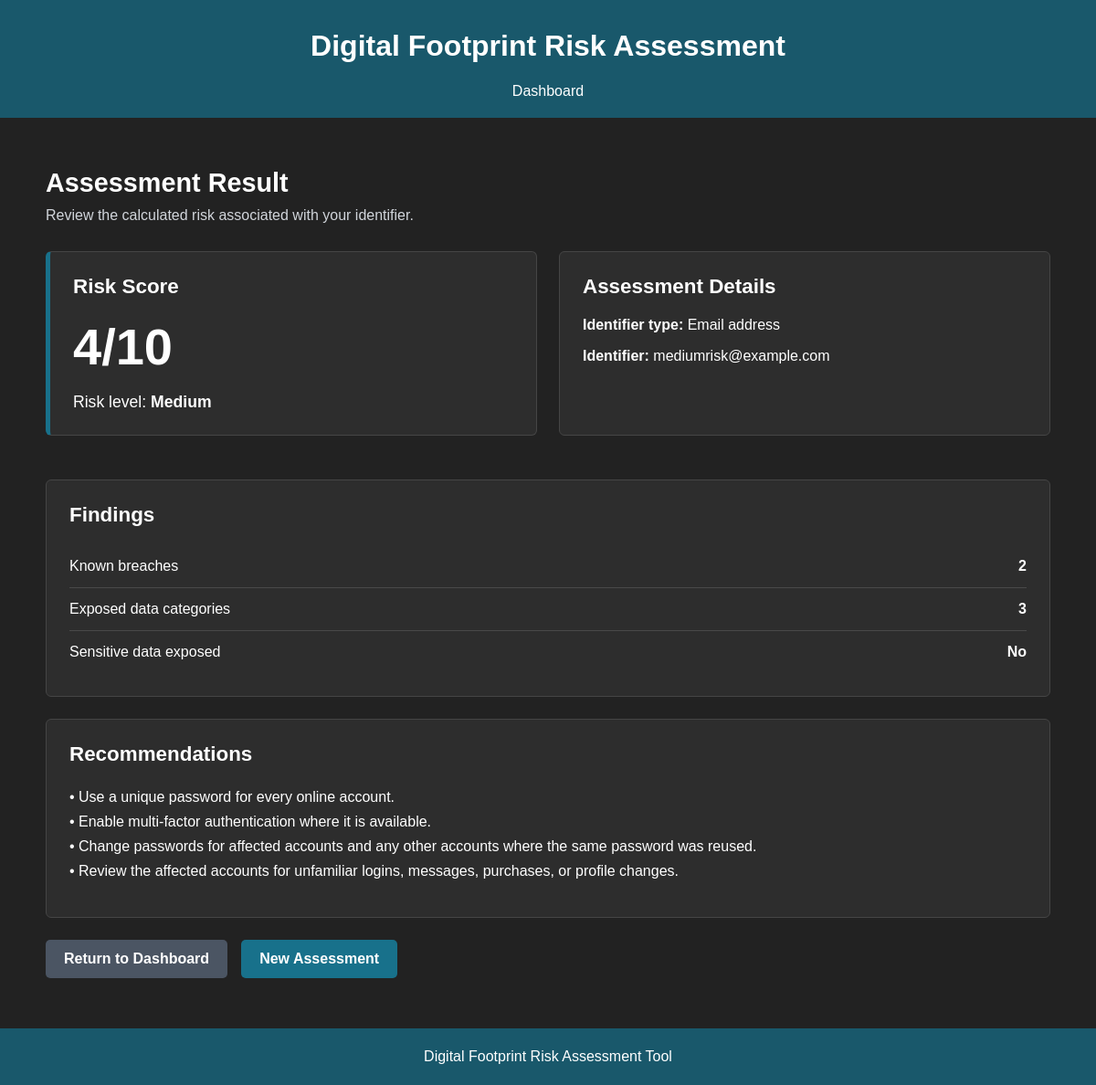
Page /assessments/23/ (signed in) on the committed database.
### assessments/models.py (models this page shows, shortened)
class RiskAssessment(models.Model):
    IDENTIFIER_TYPES = [
        ("email", "Email address"),
        ("username", "Username"),
    ]
    RISK_LEVEL_CHOICES = [
        ("low", "Low"),
        ("medium", "Medium"),
        ("high", "High"),
    ]
    user = models.ForeignKey(
        settings.AUTH_USER_MODEL,
        on_delete=models.CASCADE,
        related_name="risk_assessments",
        null=True,
        blank=True,
    )
    identifier_type = models.CharField(
        max_length=20,
        choices=IDENTIFIER_TYPES,
    )
    identifier = models.CharField(
        max_length=255,
    )
    breach_count = models.PositiveIntegerField(
        default=0,
    )
    exposed_data_count = models.PositiveIntegerField(
        default=0,
    )
    sensitive_data_exposed = models.BooleanField(
        default=False,
    )
    risk_score = models.PositiveSmallIntegerField(
        default=1,
        validators=[
            MinValueValidator(1),
            MaxValueValidator(10),
        ],
    )
    risk_level = models.CharField(
        max_length=20,
        choices=RISK_LEVEL_CHOICES,
        default="low",
    )
    recommendations = models.TextField(
        blank=True,
    )
    created_at = models.DateTimeField(
        auto_now_add=True,
    )

### assessments/views.py (the view)
@login_required
def assessment_result_view(request, assessment_id):
    assessment = get_object_or_404(
        RiskAssessment,
        id=assessment_id,
        user=request.user,
    )
    return render(
        request,
        "assessments/result.html",
        {"assessment": assessment},
    )

### assessments/templates/assessments/result.html (shortened to what this page needs)
{% load static %}
<!DOCTYPE html>
<html lang="en">
<head>
    <link
        rel="stylesheet"
        href="{% static 'css/result.css' %}"
    >
</head>
<body>
    <header class="site-header">
        <h1>Digital Footprint Risk Assessment</h1>
        <nav class="site-navigation">
            <a href="{% url 'accounts:dashboard' %}">
                Dashboard
            </a>
        </nav>
    </header>
    <main class="main-content">
        <section class="result-heading">
            <h2>Assessment Result</h2>
            <p>
                Review the calculated risk associated with your identifier.
            </p>
        </section>
        <section class="result-grid">
            <article class="result-card score-card">
                <h3>Risk Score</h3>
                <div class="risk-score">
                    {{ assessment.risk_score }}/10
                </div>
                <p class="risk-level">
                    Risk level:
                    <strong>
                        {{ assessment.get_risk_level_display }}
                    </strong>
                </p>
            </article>
            <article class="result-card">
                <h3>Assessment Details</h3>
                <p>
                    <strong>Identifier type:</strong>
                    {{ assessment.get_identifier_type_display }}
                </p>
                <p>
                    <strong>Identifier:</strong>
                    {{ assessment.identifier }}
                </p>
            </article>
        </section>
        <section class="result-card findings-card">
            <h3>Findings</h3>
            <div class="finding-row">
                <span>Known breaches</span>
                <strong>
                    {{ assessment.breach_count }}
                </strong>
            </div>
            <div class="finding-row">
                <span>Exposed data categories</span>
                <strong>
                    {{ assessment.exposed_data_count }}
                </strong>
            </div>
            <div class="finding-row">
                <span>Sensitive data exposed</span>
                <strong>
                    {% if assessment.sensitive_data_exposed %}
                        Yes
                    {% else %}
                        No
                    {% endif %}
                </strong>
            </div>
        </section>
        <section class="result-card recommendations-card">
            <h3>Recommendations</h3>
            <div class="recommendations">
                {{ assessment.recommendations|linebreaks }}
            </div>
        </section>
        <div class="page-actions">
            <a
                href="{% url 'accounts:dashboard' %}"
                class="secondary-button"
            >
                Return to Dashboard
            </a>
            <a
                href="{% url 'assessments:create' %}"
                class="primary-button"
            >
                New Assessment
            </a>
        </div>
    </main>
    <footer class="site-footer">
        <p>Digital Footprint Risk Assessment Tool</p>
    </footer>
</body>
</html>

### assessments/static/css/result.css (style rules this page uses)
* { box-sizing: border-box; }
html { min-height: 100%; }
body { min-height: 100vh; margin: 0; background-color: #222222; color: #ffffff; font-family: Arial, Helvetica, sans-serif; }
.site-header { width: 100%; padding: 32px 20px 20px; background-color: #19586b; text-align: center; }
.site-header h1 { margin: 0 0 22px; color: #ffffff; font-size: 2rem; }
.site-navigation { display: flex; justify-content: center; gap: 28px; }
.site-navigation a { color: #ffffff; text-decoration: none; font-size: 1rem; }
.main-content { width: min(1100px, 92%); min-height: 65vh; margin: 0 auto; padding: 55px 0; }
.result-heading { margin-bottom: 30px; }
.result-heading h2 { margin: 0 0 10px; font-size: 1.8rem; }
.result-heading p { margin: 0; color: #d1d5db; }
.result-grid { display: grid; grid-template-columns: repeat( auto-fit, minmax(280px, 1fr) ); gap: 24px; margin-bottom: 24px; }
.result-card { margin-bottom: 24px; padding: 25px; background-color: #2d2d2d; border: 1px solid #454545; border-radius: 6px; }
.result-card h3 { margin-top: 0; margin-bottom: 20px; font-size: 1.4rem; }
.score-card { border-left: 5px solid #18718b; }
.risk-score { margin-bottom: 10px; font-size: 3.5rem; font-weight: bold; }
.risk-level { margin-bottom: 0; font-size: 1.1rem; }
.finding-row { display: flex; justify-content: space-between; align-items: center; gap: 20px; padding: 14px 0; border-bottom: 1px solid #494949; }
.finding-row:last-child { border-bottom: none; }
.recommendations { line-height: 1.7; }
.recommendations p { margin-top: 0; margin-bottom: 12px; }
.page-actions { display: flex; flex-wrap: wrap; gap: 15px; margin-top: 10px; }
.primary-button, .secondary-button { display: inline-block; padding: 12px 20px; border-radius: 5px; text-decoration: none; font-weight: bold; }
.primary-button { background-color: #18718b; color: #ffffff; }
.secondary-button { background-color: #4b5563; color: #ffffff; }
.site-footer { padding: 22px; background-color: #19586b; text-align: center; }
.site-footer p { margin: 0; }

### rows in the picture
RiskAssessment: risk_score "4", risk_level "Medium", identifier_type "Email address", identifier "mediumrisk@example.com", breach_count "2", exposed_data_count "3", recommendations "• Use a unique password for every online account. • Enable multi-factor authentication where it is available. • Change passwords for affected accounts and any other accounts where the same password was reused. • Review the affected accounts for unfamiliar logins, messages, purchases, or profile changes."
